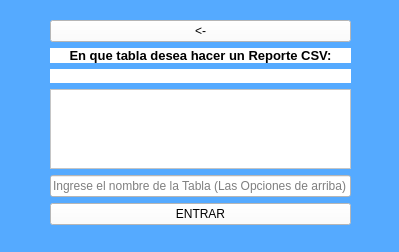
<?xml version="1.0" encoding="UTF-8"?>
<ui version="4.0">
 <class>VentanaValidacionCSV</class>
 <widget class="QMainWindow" name="VentanaValidacionCSV">
  <property name="geometry">
   <rect>
    <x>0</x>
    <y>0</y>
    <width>399</width>
    <height>252</height>
   </rect>
  </property>
  <property name="windowTitle">
   <string>MainWindow</string>
  </property>
  <property name="styleSheet">
   <string notr="true">background-color: rgb(85, 170, 255);</string>
  </property>
  <widget class="QWidget" name="centralwidget">
   <widget class="QWidget" name="layoutWidget">
    <property name="geometry">
     <rect>
      <x>50</x>
      <y>20</y>
      <width>301</width>
      <height>205</height>
     </rect>
    </property>
    <layout class="QVBoxLayout" name="verticalLayout">
     <item>
      <widget class="QPushButton" name="regresar">
       <property name="styleSheet">
        <string notr="true">QPushButton:hover{
	background-color: rgb(85, 255, 255);
}

QPushButton{
	background-color: rgb(255, 255, 255);
}</string>
       </property>
       <property name="text">
        <string>&lt;-</string>
       </property>
      </widget>
     </item>
     <item>
      <widget class="QLabel" name="titulo">
       <property name="font">
        <font>
         <pointsize>10</pointsize>
         <weight>75</weight>
         <bold>true</bold>
        </font>
       </property>
       <property name="styleSheet">
        <string notr="true">background-color: rgb(255, 255, 255);</string>
       </property>
       <property name="text">
        <string>En que tabla desea hacer un Reporte CSV:</string>
       </property>
       <property name="alignment">
        <set>Qt::AlignCenter</set>
       </property>
      </widget>
     </item>
     <item>
      <widget class="QLabel" name="error1">
       <property name="font">
        <font>
         <pointsize>9</pointsize>
         <weight>75</weight>
         <bold>true</bold>
        </font>
       </property>
       <property name="styleSheet">
        <string notr="true">background-color: rgb(255, 255, 255);</string>
       </property>
       <property name="text">
        <string/>
       </property>
       <property name="alignment">
        <set>Qt::AlignCenter</set>
       </property>
      </widget>
     </item>
     <item>
      <widget class="QListWidget" name="tablascreadas">
       <property name="styleSheet">
        <string notr="true">background-color: rgb(255, 255, 255);</string>
       </property>
      </widget>
     </item>
     <item>
      <widget class="QLineEdit" name="nombretabla">
       <property name="styleSheet">
        <string notr="true">background-color: rgb(255, 255, 255);</string>
       </property>
       <property name="placeholderText">
        <string>Ingrese el nombre de la Tabla (Las Opciones de arriba)</string>
       </property>
      </widget>
     </item>
     <item>
      <widget class="QPushButton" name="enviar">
       <property name="styleSheet">
        <string notr="true">QPushButton:hover{
	
	
	color: rgb(255, 255, 255);
	background-color: rgb(0, 0, 255);
}
QPushButton{
	background-color: rgb(255, 255, 255);
}</string>
       </property>
       <property name="text">
        <string>ENTRAR</string>
       </property>
      </widget>
     </item>
    </layout>
   </widget>
  </widget>
  <widget class="QMenuBar" name="menubar">
   <property name="geometry">
    <rect>
     <x>0</x>
     <y>0</y>
     <width>399</width>
     <height>21</height>
    </rect>
   </property>
  </widget>
  <widget class="QStatusBar" name="statusbar"/>
 </widget>
 <resources/>
 <connections/>
</ui>
